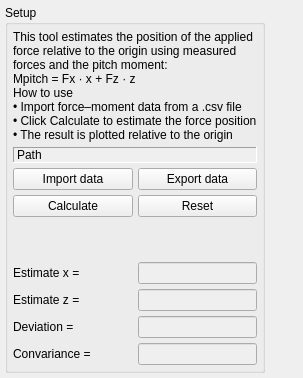
         <widget class="QWidget" name="ForcePlacementTab">
          <property name="layoutDirection">
           <enum>Qt::LeftToRight</enum>
          </property>
          <property name="autoFillBackground">
           <bool>false</bool>
          </property>
          <attribute name="title">
           <string>Force Placement</string>
          </attribute>
          <layout class="QHBoxLayout" name="horizontalLayout_3">
           <property name="spacing">
            <number>5</number>
           </property>
           <property name="leftMargin">
            <number>5</number>
           </property>
           <property name="topMargin">
            <number>5</number>
           </property>
           <property name="rightMargin">
            <number>5</number>
           </property>
           <property name="bottomMargin">
            <number>5</number>
           </property>
           <item>
            <widget class="QGroupBox" name="groupBox">
             <property name="sizePolicy">
              <sizepolicy hsizetype="Preferred" vsizetype="Expanding">
               <horstretch>1</horstretch>
               <verstretch>0</verstretch>
              </sizepolicy>
             </property>
             <property name="title">
              <string>Setup</string>
             </property>
             <layout class="QGridLayout" name="gridLayout_5">
              <property name="leftMargin">
               <number>5</number>
              </property>
              <property name="topMargin">
               <number>5</number>
              </property>
              <property name="rightMargin">
               <number>5</number>
              </property>
              <property name="bottomMargin">
               <number>5</number>
              </property>
              <property name="spacing">
               <number>5</number>
              </property>
              <item row="11" column="1">
               <widget class="QLineEdit" name="line_ForcePlacement_convariance">
                <property name="enabled">
                 <bool>false</bool>
                </property>
                <property name="sizePolicy">
                 <sizepolicy hsizetype="Preferred" vsizetype="Fixed">
                  <horstretch>0</horstretch>
                  <verstretch>0</verstretch>
                 </sizepolicy>
                </property>
               </widget>
              </item>
              <item row="8" column="0">
               <widget class="QLabel" name="label_10">
                <property name="text">
                 <string>Estimate x =</string>
                </property>
               </widget>
              </item>
              <item row="10" column="1">
               <widget class="QLineEdit" name="line_ForcePlacement_deviation">
                <property name="enabled">
                 <bool>false</bool>
                </property>
                <property name="sizePolicy">
                 <sizepolicy hsizetype="Preferred" vsizetype="Fixed">
                  <horstretch>0</horstretch>
                  <verstretch>0</verstretch>
                 </sizepolicy>
                </property>
               </widget>
              </item>
              <item row="9" column="0">
               <widget class="QLabel" name="label_24">
                <property name="text">
                 <string>Estimate z =</string>
                </property>
               </widget>
              </item>
              <item row="9" column="1">
               <widget class="QLineEdit" name="line_ForcePlacement_z">
                <property name="enabled">
                 <bool>false</bool>
                </property>
                <property name="sizePolicy">
                 <sizepolicy hsizetype="Preferred" vsizetype="Fixed">
                  <horstretch>0</horstretch>
                  <verstretch>0</verstretch>
                 </sizepolicy>
                </property>
               </widget>
              </item>
              <item row="8" column="1">
               <widget class="QLineEdit" name="line_ForcePlacement_x">
                <property name="enabled">
                 <bool>false</bool>
                </property>
                <property name="sizePolicy">
                 <sizepolicy hsizetype="Preferred" vsizetype="Fixed">
                  <horstretch>0</horstretch>
                  <verstretch>0</verstretch>
                 </sizepolicy>
                </property>
               </widget>
              </item>
              <item row="10" column="0">
               <widget class="QLabel" name="label_30">
                <property name="text">
                 <string>Deviation =</string>
                </property>
               </widget>
              </item>
              <item row="0" column="0" colspan="2">
               <widget class="QLabel" name="label_4">
                <property name="sizePolicy">
                 <sizepolicy hsizetype="Preferred" vsizetype="Preferred">
                  <horstretch>0</horstretch>
                  <verstretch>0</verstretch>
                 </sizepolicy>
                </property>
                <property name="text">
                 <string>This tool estimates the position of the applied
force relative to the origin using measured
forces and the pitch moment:
Mpitch = Fx · x + Fz · z
How to use
• Import force–moment data from a .csv file
• Click Calculate to estimate the force position
• The result is plotted relative to the origin </string>
                </property>
               </widget>
              </item>
              <item row="1" column="0" colspan="2">
               <widget class="QLabel" name="label_ForcePlacement_PathImportData">
                <property name="sizePolicy">
                 <sizepolicy hsizetype="Preferred" vsizetype="Preferred">
                  <horstretch>0</horstretch>
                  <verstretch>0</verstretch>
                 </sizepolicy>
                </property>
                <property name="autoFillBackground">
                 <bool>true</bool>
                </property>
                <property name="frameShape">
                 <enum>QFrame::Panel</enum>
                </property>
                <property name="frameShadow">
                 <enum>QFrame::Sunken</enum>
                </property>
                <property name="text">
                 <string>Path</string>
                </property>
               </widget>
              </item>
              <item row="11" column="0">
               <widget class="QLabel" name="label_31">
                <property name="text">
                 <string>Convariance =</string>
                </property>
               </widget>
              </item>
              <item row="2" column="0" colspan="2">
               <layout class="QGridLayout" name="gridLayout_6">
                <item row="0" column="1">
                 <widget class="QPushButton" name="btn_ForcePlacement_ExportData">
                  <property name="text">
                   <string>Export data</string>
                  </property>
                 </widget>
                </item>
                <item row="0" column="0">
                 <widget class="QPushButton" name="btn_ForcePlacement_ImportData">
                  <property name="text">
                   <string>Import data</string>
                  </property>
                 </widget>
                </item>
                <item row="1" column="0">
                 <widget class="QPushButton" name="btn_ForcePlacement_Calculate">
                  <property name="text">
                   <string>Calculate</string>
                  </property>
                 </widget>
                </item>
                <item row="1" column="1">
                 <widget class="QPushButton" name="btn_ForcePlacement_Reset">
                  <property name="text">
                   <string>Reset</string>
                  </property>
                 </widget>
                </item>
               </layout>
              </item>
              <item row="6" column="0" colspan="2">
               <spacer name="verticalSpacer_8">
                <property name="orientation">
                 <enum>Qt::Vertical</enum>
                </property>
                <property name="sizeHint" stdset="0">
                 <size>
                  <width>20</width>
                  <height>40</height>
                 </size>
                </property>
               </spacer>
              </item>
             </layout>
            </widget>
           </item>
           <item>
            <widget class="QWidget" name="widget_ForcePlacement" native="true">
             <property name="sizePolicy">
              <sizepolicy hsizetype="Expanding" vsizetype="Expanding">
               <horstretch>2</horstretch>
               <verstretch>0</verstretch>
              </sizepolicy>
             </property>
             <property name="autoFillBackground">
              <bool>false</bool>
             </property>
             <layout class="QVBoxLayout" name="layout_ForcePlacement_plot">
              <property name="spacing">
               <number>5</number>
              </property>
              <property name="leftMargin">
               <number>5</number>
              </property>
              <property name="topMargin">
               <number>5</number>
              </property>
              <property name="rightMargin">
               <number>5</number>
              </property>
              <property name="bottomMargin">
               <number>5</number>
              </property>
              <item>
               <widget class="QWidget" name="widget_ForcePlacement_MomentPlot_2" native="true">
                <layout class="QVBoxLayout" name="widget_ForcePlacement_MomentPlot">
                 <item>
                  <layout class="QVBoxLayout" name="verticalLayout_4"/>
                 </item>
                </layout>
               </widget>
              </item>
              <item>
               <widget class="QWidget" name="widget_ForcePlacement_xOzPlane_2" native="true">
                <layout class="QVBoxLayout" name="widget_ForcePlacement_xOzPlane">
                 <item>
                  <layout class="QVBoxLayout" name="verticalLayout_6"/>
                 </item>
                </layout>
               </widget>
              </item>
             </layout>
            </widget>
           </item>
          </layout>
         </widget>
